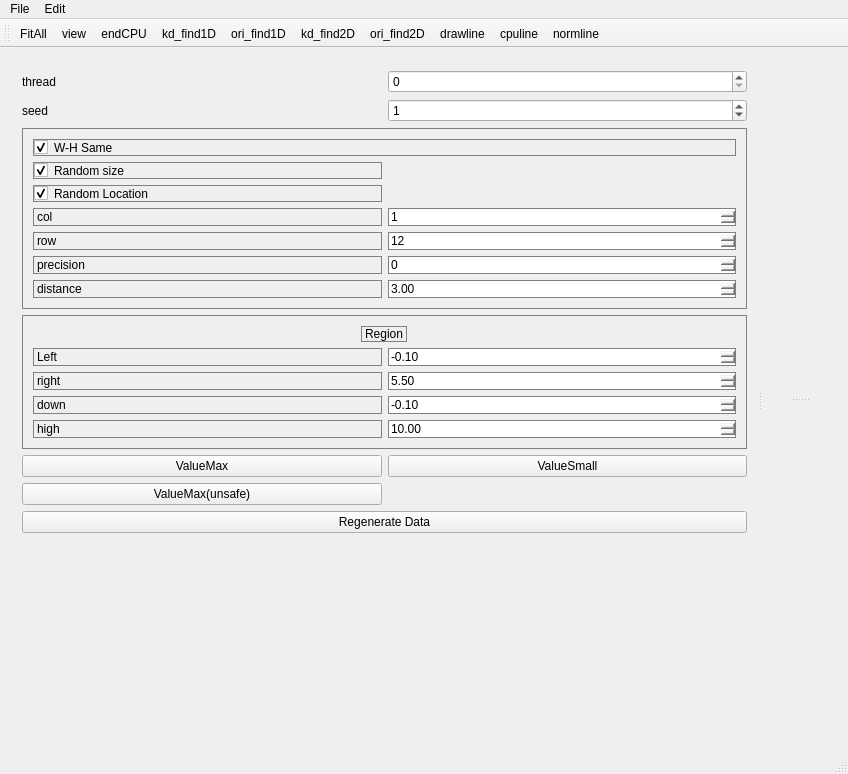
<?xml version="1.0" encoding="UTF-8"?>
<ui version="4.0">
 <class>MainWindowOccClass</class>
 <widget class="QMainWindow" name="MainWindowOccClass">
  <property name="geometry">
   <rect>
    <x>0</x>
    <y>0</y>
    <width>848</width>
    <height>774</height>
   </rect>
  </property>
  <property name="windowTitle">
   <string>MainWindowOcc</string>
  </property>
  <property name="styleSheet">
   <string notr="true"/>
  </property>
  <widget class="QWidget" name="centralWidget">
   <layout class="QGridLayout" name="gridLayout">
    <item row="0" column="0">
     <widget class="QSplitter" name="splitter_2">
      <property name="orientation">
       <enum>Qt::Horizontal</enum>
      </property>
      <widget class="QWidget" name="widget_param" native="true">
       <layout class="QGridLayout" name="gridLayout_7" rowstretch="0,0,0,0,1,0,0">
        <item row="4" column="0" colspan="2">
         <layout class="QGridLayout" name="gridLayout_6">
          <item row="0" column="1">
           <widget class="QPushButton" name="pb_valueSmall">
            <property name="text">
             <string>ValueSmall</string>
            </property>
           </widget>
          </item>
          <item row="1" column="0">
           <widget class="QPushButton" name="pb_valueMax_unsafe">
            <property name="text">
             <string>ValueMax(unsafe)</string>
            </property>
           </widget>
          </item>
          <item row="0" column="0">
           <widget class="QPushButton" name="pb_valueMax">
            <property name="text">
             <string>ValueMax</string>
            </property>
           </widget>
          </item>
         </layout>
        </item>
        <item row="0" column="0">
         <widget class="QLabel" name="label_5">
          <property name="text">
           <string>thread</string>
          </property>
         </widget>
        </item>
        <item row="2" column="0" colspan="2">
         <widget class="QWidget" name="widget_2" native="true">
          <property name="styleSheet">
           <string notr="true">border:1px solid gray</string>
          </property>
          <layout class="QGridLayout" name="gridLayout_5">
           <item row="0" column="0">
            <widget class="QCheckBox" name="cb_wh_same">
             <property name="text">
              <string>W-H Same</string>
             </property>
             <property name="checked">
              <bool>true</bool>
             </property>
            </widget>
           </item>
           <item row="1" column="0">
            <layout class="QGridLayout" name="gridLayout_4">
             <item row="4" column="1">
              <widget class="QSpinBox" name="sb_precision">
               <property name="maximum">
                <number>64</number>
               </property>
               <property name="value">
                <number>0</number>
               </property>
              </widget>
             </item>
             <item row="3" column="0">
              <widget class="QLabel" name="label_4">
               <property name="text">
                <string>row</string>
               </property>
              </widget>
             </item>
             <item row="0" column="0">
              <widget class="QCheckBox" name="cb_rand_size">
               <property name="text">
                <string>Random size</string>
               </property>
               <property name="checked">
                <bool>true</bool>
               </property>
              </widget>
             </item>
             <item row="2" column="0">
              <widget class="QLabel" name="label_3">
               <property name="text">
                <string>col</string>
               </property>
              </widget>
             </item>
             <item row="3" column="1">
              <widget class="QSpinBox" name="sb_row">
               <property name="maximum">
                <number>1000</number>
               </property>
               <property name="value">
                <number>12</number>
               </property>
              </widget>
             </item>
             <item row="4" column="0">
              <widget class="QLabel" name="label_6">
               <property name="text">
                <string>precision</string>
               </property>
              </widget>
             </item>
             <item row="5" column="1">
              <widget class="QDoubleSpinBox" name="dsb_distance">
               <property name="singleStep">
                <double>0.100000000000000</double>
               </property>
               <property name="value">
                <double>3.000000000000000</double>
               </property>
              </widget>
             </item>
             <item row="2" column="1">
              <widget class="QSpinBox" name="sb_col">
               <property name="maximum">
                <number>1000</number>
               </property>
               <property name="value">
                <number>1</number>
               </property>
              </widget>
             </item>
             <item row="5" column="0">
              <widget class="QLabel" name="lb_low_2">
               <property name="text">
                <string>distance</string>
               </property>
              </widget>
             </item>
             <item row="1" column="0">
              <widget class="QCheckBox" name="cb_rand_loc">
               <property name="text">
                <string>Random Location</string>
               </property>
               <property name="checked">
                <bool>true</bool>
               </property>
              </widget>
             </item>
            </layout>
           </item>
          </layout>
         </widget>
        </item>
        <item row="0" column="1">
         <widget class="QSpinBox" name="sb_core">
          <property name="maximum">
           <number>64</number>
          </property>
         </widget>
        </item>
        <item row="5" column="0" colspan="2">
         <widget class="QPushButton" name="pb_generate">
          <property name="text">
           <string>Regenerate Data</string>
          </property>
         </widget>
        </item>
        <item row="3" column="0" colspan="2">
         <widget class="QWidget" name="widget" native="true">
          <property name="styleSheet">
           <string notr="true">border:1px solid gray</string>
          </property>
          <layout class="QGridLayout" name="gridLayout_3" rowstretch="0,0">
           <item row="0" column="0" alignment="Qt::AlignHCenter">
            <widget class="QLabel" name="label">
             <property name="text">
              <string>Region</string>
             </property>
            </widget>
           </item>
           <item row="1" column="0">
            <layout class="QGridLayout" name="gridLayout_2">
             <item row="0" column="0">
              <widget class="QLabel" name="lb_low">
               <property name="text">
                <string>Left</string>
               </property>
              </widget>
             </item>
             <item row="0" column="1">
              <widget class="QDoubleSpinBox" name="dsb_left">
               <property name="minimum">
                <double>-1000.000000000000000</double>
               </property>
               <property name="maximum">
                <double>1000.000000000000000</double>
               </property>
               <property name="singleStep">
                <double>0.100000000000000</double>
               </property>
               <property name="value">
                <double>-0.100000000000000</double>
               </property>
              </widget>
             </item>
             <item row="1" column="0">
              <widget class="QLabel" name="lb_high">
               <property name="text">
                <string>right</string>
               </property>
              </widget>
             </item>
             <item row="1" column="1">
              <widget class="QDoubleSpinBox" name="dsb_right">
               <property name="minimum">
                <double>-1000.000000000000000</double>
               </property>
               <property name="maximum">
                <double>1000.000000000000000</double>
               </property>
               <property name="singleStep">
                <double>0.100000000000000</double>
               </property>
               <property name="value">
                <double>5.500000000000000</double>
               </property>
              </widget>
             </item>
             <item row="2" column="0">
              <widget class="QLabel" name="lb_low_3">
               <property name="text">
                <string>down</string>
               </property>
              </widget>
             </item>
             <item row="2" column="1">
              <widget class="QDoubleSpinBox" name="dsb_down">
               <property name="minimum">
                <double>-1000.000000000000000</double>
               </property>
               <property name="maximum">
                <double>1000.000000000000000</double>
               </property>
               <property name="singleStep">
                <double>0.100000000000000</double>
               </property>
               <property name="value">
                <double>-0.100000000000000</double>
               </property>
              </widget>
             </item>
             <item row="3" column="0">
              <widget class="QLabel" name="lb_low_4">
               <property name="text">
                <string>high</string>
               </property>
              </widget>
             </item>
             <item row="3" column="1">
              <widget class="QDoubleSpinBox" name="dsb_up">
               <property name="minimum">
                <double>-1000.000000000000000</double>
               </property>
               <property name="maximum">
                <double>1000.000000000000000</double>
               </property>
               <property name="singleStep">
                <double>0.100000000000000</double>
               </property>
               <property name="value">
                <double>10.000000000000000</double>
               </property>
              </widget>
             </item>
            </layout>
           </item>
          </layout>
         </widget>
        </item>
        <item row="6" column="0" colspan="2">
         <spacer name="verticalSpacer">
          <property name="orientation">
           <enum>Qt::Vertical</enum>
          </property>
          <property name="sizeHint" stdset="0">
           <size>
            <width>20</width>
            <height>40</height>
           </size>
          </property>
         </spacer>
        </item>
        <item row="1" column="0">
         <widget class="QLabel" name="label_7">
          <property name="text">
           <string>seed</string>
          </property>
         </widget>
        </item>
        <item row="1" column="1">
         <widget class="QSpinBox" name="sb_seed">
          <property name="maximum">
           <number>64</number>
          </property>
          <property name="value">
           <number>1</number>
          </property>
         </widget>
        </item>
       </layout>
      </widget>
      <widget class="QSplitter" name="splitter">
       <property name="orientation">
        <enum>Qt::Vertical</enum>
       </property>
       <widget class="QWidget" name="gridLayoutWidget">
        <layout class="QGridLayout" name="gridLayout_view"/>
       </widget>
       <widget class="QWidget" name="gridLayoutWidget_2">
        <layout class="QGridLayout" name="gridLayout_Console"/>
       </widget>
      </widget>
     </widget>
    </item>
   </layout>
  </widget>
  <widget class="QMenuBar" name="menuBar">
   <property name="geometry">
    <rect>
     <x>0</x>
     <y>0</y>
     <width>848</width>
     <height>21</height>
    </rect>
   </property>
   <widget class="QMenu" name="menuFile">
    <property name="title">
     <string>File</string>
    </property>
    <addaction name="actionview"/>
    <addaction name="act_unionfind_ori"/>
    <addaction name="act_unionfind_opt1"/>
    <addaction name="act_unionfind_opt2"/>
    <addaction name="actionkd_find1D"/>
    <addaction name="actionori_find1D"/>
    <addaction name="actionkd_find2D"/>
    <addaction name="actionori_find2D"/>
    <addaction name="action_drawline"/>
    <addaction name="action_cpuline"/>
    <addaction name="actionendCPU"/>
    <addaction name="action_normline"/>
   </widget>
   <widget class="QMenu" name="menuEdit">
    <property name="title">
     <string>Edit</string>
    </property>
    <addaction name="actionFitAll"/>
   </widget>
   <addaction name="menuFile"/>
   <addaction name="menuEdit"/>
  </widget>
  <widget class="QToolBar" name="mainToolBar">
   <attribute name="toolBarArea">
    <enum>TopToolBarArea</enum>
   </attribute>
   <attribute name="toolBarBreak">
    <bool>false</bool>
   </attribute>
   <addaction name="actionFitAll"/>
   <addaction name="actionview"/>
   <addaction name="actionendCPU"/>
   <addaction name="actionkd_find1D"/>
   <addaction name="actionori_find1D"/>
   <addaction name="actionkd_find2D"/>
   <addaction name="actionori_find2D"/>
   <addaction name="action_drawline"/>
   <addaction name="action_cpuline"/>
   <addaction name="action_normline"/>
  </widget>
  <widget class="QStatusBar" name="statusBar"/>
  <action name="actionGenerate">
   <property name="text">
    <string>generate</string>
   </property>
  </action>
  <action name="act_unionfind_ori">
   <property name="text">
    <string>unionfind_ori</string>
   </property>
  </action>
  <action name="actionFitAll">
   <property name="text">
    <string>FitAll</string>
   </property>
  </action>
  <action name="act_unionfind_opt1">
   <property name="text">
    <string>unionfind_opt1</string>
   </property>
  </action>
  <action name="act_unionfind_opt2">
   <property name="text">
    <string>unionfind_opt2</string>
   </property>
  </action>
  <action name="actionview">
   <property name="text">
    <string>view</string>
   </property>
  </action>
  <action name="actionkd_find1D">
   <property name="text">
    <string>kd_find1D</string>
   </property>
  </action>
  <action name="actionori_find1D">
   <property name="text">
    <string>ori_find1D</string>
   </property>
  </action>
  <action name="actionkd_find2D">
   <property name="text">
    <string>kd_find2D</string>
   </property>
  </action>
  <action name="actionori_find2D">
   <property name="text">
    <string>ori_find2D</string>
   </property>
  </action>
  <action name="action_drawline">
   <property name="text">
    <string>drawline</string>
   </property>
  </action>
  <action name="action_cpuline">
   <property name="text">
    <string>cpuline</string>
   </property>
  </action>
  <action name="actionendCPU">
   <property name="text">
    <string>endCPU</string>
   </property>
  </action>
  <action name="action_normline">
   <property name="text">
    <string>normline</string>
   </property>
  </action>
 </widget>
 <layoutdefault spacing="6" margin="11"/>
 <resources/>
 <connections/>
</ui>
